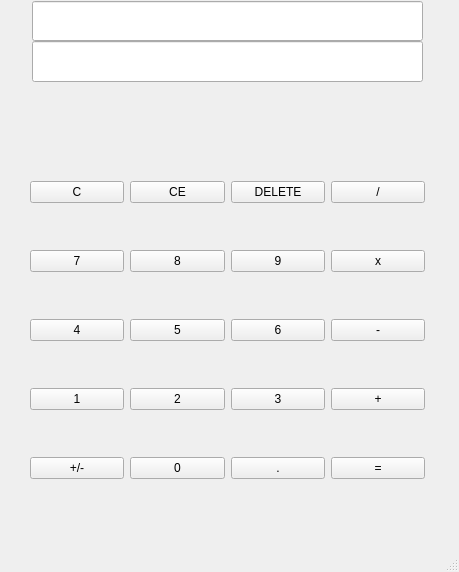
<?xml version="1.0" encoding="UTF-8"?>
<ui version="4.0">
 <class>MainWindow</class>
 <widget class="QMainWindow" name="MainWindow">
  <property name="geometry">
   <rect>
    <x>0</x>
    <y>0</y>
    <width>459</width>
    <height>572</height>
   </rect>
  </property>
  <property name="windowTitle">
   <string>MainWindow</string>
  </property>
  <widget class="QWidget" name="centralwidget">
   <widget class="QWidget" name="gridLayoutWidget">
    <property name="geometry">
     <rect>
      <x>30</x>
      <y>140</y>
      <width>395</width>
      <height>381</height>
     </rect>
    </property>
    <layout class="QGridLayout" name="gridLayout">
     <item row="1" column="2">
      <widget class="QPushButton" name="b9">
       <property name="text">
        <string>9</string>
       </property>
      </widget>
     </item>
     <item row="1" column="0">
      <widget class="QPushButton" name="b7">
       <property name="text">
        <string>7</string>
       </property>
      </widget>
     </item>
     <item row="3" column="0">
      <widget class="QPushButton" name="b1">
       <property name="text">
        <string>1</string>
       </property>
      </widget>
     </item>
     <item row="2" column="0">
      <widget class="QPushButton" name="b4">
       <property name="text">
        <string>4</string>
       </property>
      </widget>
     </item>
     <item row="4" column="1">
      <widget class="QPushButton" name="b0">
       <property name="text">
        <string>0</string>
       </property>
      </widget>
     </item>
     <item row="2" column="1">
      <widget class="QPushButton" name="b5">
       <property name="text">
        <string>5</string>
       </property>
      </widget>
     </item>
     <item row="2" column="2">
      <widget class="QPushButton" name="b6">
       <property name="text">
        <string>6</string>
       </property>
      </widget>
     </item>
     <item row="3" column="2">
      <widget class="QPushButton" name="b3">
       <property name="text">
        <string>3</string>
       </property>
      </widget>
     </item>
     <item row="3" column="1">
      <widget class="QPushButton" name="b2">
       <property name="text">
        <string>2</string>
       </property>
      </widget>
     </item>
     <item row="1" column="1">
      <widget class="QPushButton" name="b8">
       <property name="text">
        <string>8</string>
       </property>
      </widget>
     </item>
     <item row="0" column="0">
      <widget class="QPushButton" name="bC">
       <property name="text">
        <string>C</string>
       </property>
      </widget>
     </item>
     <item row="0" column="1">
      <widget class="QPushButton" name="bCE">
       <property name="text">
        <string>CE</string>
       </property>
      </widget>
     </item>
     <item row="0" column="2">
      <widget class="QPushButton" name="bDELETE">
       <property name="text">
        <string>DELETE</string>
       </property>
      </widget>
     </item>
     <item row="4" column="4">
      <widget class="QPushButton" name="bequal">
       <property name="text">
        <string>=</string>
       </property>
      </widget>
     </item>
     <item row="3" column="4">
      <widget class="QPushButton" name="bplus">
       <property name="text">
        <string>+</string>
       </property>
      </widget>
     </item>
     <item row="2" column="4">
      <widget class="QPushButton" name="bminus">
       <property name="text">
        <string>-</string>
       </property>
      </widget>
     </item>
     <item row="1" column="4">
      <widget class="QPushButton" name="bmult">
       <property name="text">
        <string>x</string>
       </property>
      </widget>
     </item>
     <item row="0" column="4">
      <widget class="QPushButton" name="bdiv">
       <property name="text">
        <string>/</string>
       </property>
      </widget>
     </item>
     <item row="4" column="0">
      <widget class="QPushButton" name="bplmin">
       <property name="text">
        <string>+/-</string>
       </property>
      </widget>
     </item>
     <item row="4" column="2">
      <widget class="QPushButton" name="bdot">
       <property name="text">
        <string>.</string>
       </property>
      </widget>
     </item>
    </layout>
   </widget>
   <widget class="QLineEdit" name="lineEdit">
    <property name="geometry">
     <rect>
      <x>32</x>
      <y>41</y>
      <width>391</width>
      <height>41</height>
     </rect>
    </property>
   </widget>
   <widget class="QLineEdit" name="lineUp">
    <property name="geometry">
     <rect>
      <x>32</x>
      <y>1</y>
      <width>391</width>
      <height>40</height>
     </rect>
    </property>
   </widget>
  </widget>
  <widget class="QMenuBar" name="menubar">
   <property name="geometry">
    <rect>
     <x>0</x>
     <y>0</y>
     <width>459</width>
     <height>26</height>
    </rect>
   </property>
  </widget>
  <widget class="QStatusBar" name="statusbar"/>
 </widget>
 <resources/>
 <connections/>
</ui>
